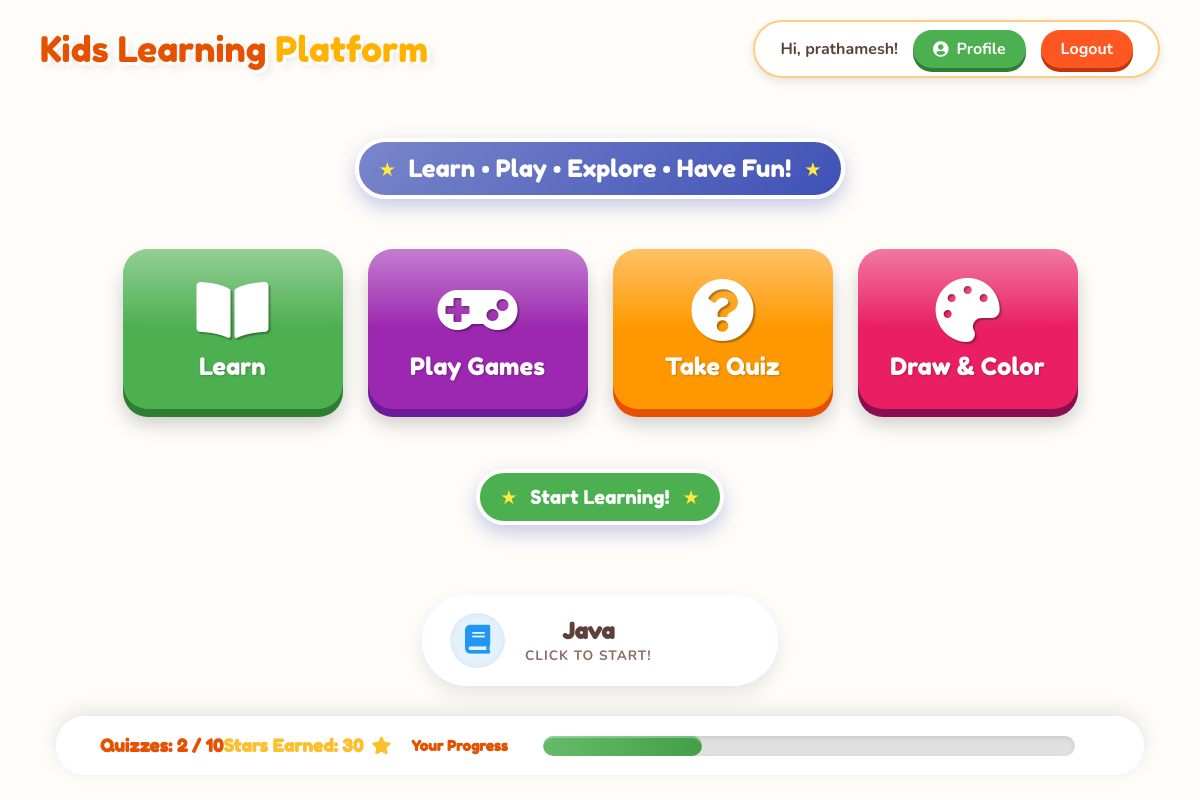
The app's page /child/dashboard.php (signed in) with its own data.
### tables this page shows
CREATE TABLE `children` (
  `child_id` int(11) NOT NULL,
  `parent_id` int(11) NOT NULL,
  `child_name` varchar(100) NOT NULL,
  `child_age` int(11) NOT NULL,
  `child_password` varchar(255) NOT NULL,
  `avatar` varchar(255) DEFAULT NULL,
  `level` int(11) DEFAULT 1,
  `total_stars` int(11) DEFAULT 0,
  `created_at` timestamp NOT NULL DEFAULT current_timestamp()
);

CREATE TABLE `subjects` (
  `subject_id` int(11) NOT NULL,
  `subject_name` varchar(100) NOT NULL,
  `subject_code` varchar(20) DEFAULT NULL,
  `dept_id` int(11) DEFAULT NULL,
  `credit_hours` int(11) DEFAULT NULL
);

### child/dashboard.php (the view, shortened to what this page needs)
<?php
require_once '../config/db.php';
if (isset($_SESSION['user_id'])) {
    $stmt = $pdo->prepare("SELECT child_name, child_age, total_stars FROM children WHERE child_id = ?");
    $stmt->execute([$_SESSION['user_id']]);
    $child = $stmt->fetch();
    if ($child) {
        $child_name_header = $child['child_name'];
    }
}
$child_id = $_SESSION['user_id'];
$stmt = $pdo->prepare("SELECT COUNT(*) FROM quiz_results WHERE child_id = ? AND is_completed = 1");
$stmt->execute([$child_id]);
$completed_quizzes = $stmt->fetchColumn();
$stmt = $pdo->query("SELECT * FROM subjects LIMIT 3");
$subjects = $stmt->fetchAll();
require_once 'includes/header.php';
?>
        <div class="welcome-banner">
            Learn • Play • Explore • Have Fun!
        </div>
        <div class="activity-row">
            <a href="lessons.php" class="big-btn btn-learn">
                <i class="fas fa-book-open"></i>
                Learn
            </a>
            <a href="games.php" class="big-btn btn-games">
                <i class="fas fa-gamepad"></i>
                Play Games
            </a>
            <a href="quizzes.php" class="big-btn btn-quiz">
                <i class="fas fa-question-circle"></i>
                Take Quiz
            </a>
            <a href="drawing.php" class="big-btn btn-draw">
                <i class="fas fa-palette"></i>
                Draw & Color
            </a>
        </div>
        <div style="margin-bottom: 20px;">
            <span class="welcome-banner" style="background: #4CAF50; font-size: 1.2rem;">Start Learning!</span>
        </div>
        <div class="subject-row">
            <?php if ($subjects): ?>
                <?php foreach ($subjects as $subject): ?>
                <a href="lessons.php?subject_id=<?php echo $subject['subject_id']; ?>" class="subject-card">
                    <div class="subject-icon">
                        <?php if(strpos(strtolower($subject['subject_name']), 'math') !== false): ?>
                            <i class="fas fa-calculator"></i>
                        <?php elseif(strpos(strtolower($subject['subject_name']), 'sci') !== false): ?>
                            <i class="fas fa-flask"></i>
                        <?php elseif(strpos(strtolower($subject['subject_name']), 'eng') !== false): ?>
                            <i class="fas fa-font"></i>
                        <?php else: ?>
                            <i class="fas fa-book"></i>
                        <?php endif; ?>
                    </div>
                    <div class="subject-info">
                        <h3><?php echo htmlspecialchars($subject['subject_name']); ?></h3>
                        <p>Click to start!</p>
                    </div>
                </a>
                <?php endforeach; ?>
            <?php endif; ?>
        </div>
    </div>
    <a href="progress.php" class="dashboard-footer" style="text-decoration: none; color: inherit; cursor: pointer; transition: transform 0.2s;">
        <div class="stat-item">
            Quizzes: <?php echo $completed_quizzes; ?> / 10
        </div>
        <div class="stat-item" style="color: #FBC02D;">
            Stars Earned: <?php echo htmlspecialchars($child['total_stars'] ?? 0); ?> <i class="fas fa-star"></i>
        </div>
        <div style="display: flex; align-items: center; flex-grow: 1; margin-left: 20px;">
            <span class="stat-item" style="font-size: 0.9rem; margin-right: 10px;">Your Progress</span>
            <div class="progress-container">
                <div class="progress-bar-fill" style="width: <?php echo min(($child['total_stars'] ?? 0), 100); ?>%;"></div>
            </div>
        </div>
    </a>
</body>
</html>

### child/includes/header.php (shortened to what this page needs)
<!DOCTYPE html>
<html lang="en">
<head>
    <link rel="stylesheet" href="../assets/fontawesome/css/all.min.css">
    <link rel="stylesheet" href="assets/css/child_theme.css">
</head>
<body>
    <?php include __DIR__ . '/video_bg.php'; ?>
    <header class="child-header">
        <div class="logo-text">
            <a href="dashboard.php" style="text-decoration: none; color: inherit;">
                Kids Learning <span>Platform</span>
            </a>
        </div>
        <div class="user-info">
            <span style="font-weight: bold; color: #5D4037;">Hi, <?php echo htmlspecialchars($child_name_header); ?>!</span>
            <a href="progress.php" class="logout-btn" style="background: #4CAF50; border-color: #388E3C; box-shadow: 0 4px 0 #2E7D32;">
                <i class="fas fa-user-circle"></i> Profile
            </a>
            <a href="../logout.php" class="logout-btn">Logout</a>
        </div>
    </header>
    <div class="dashboard-container">

### records on screen
children: child_name "prathamesh", total_stars "30"
subjects: subject_name "Java"

### other values on screen
$completed_quizzes "2"
